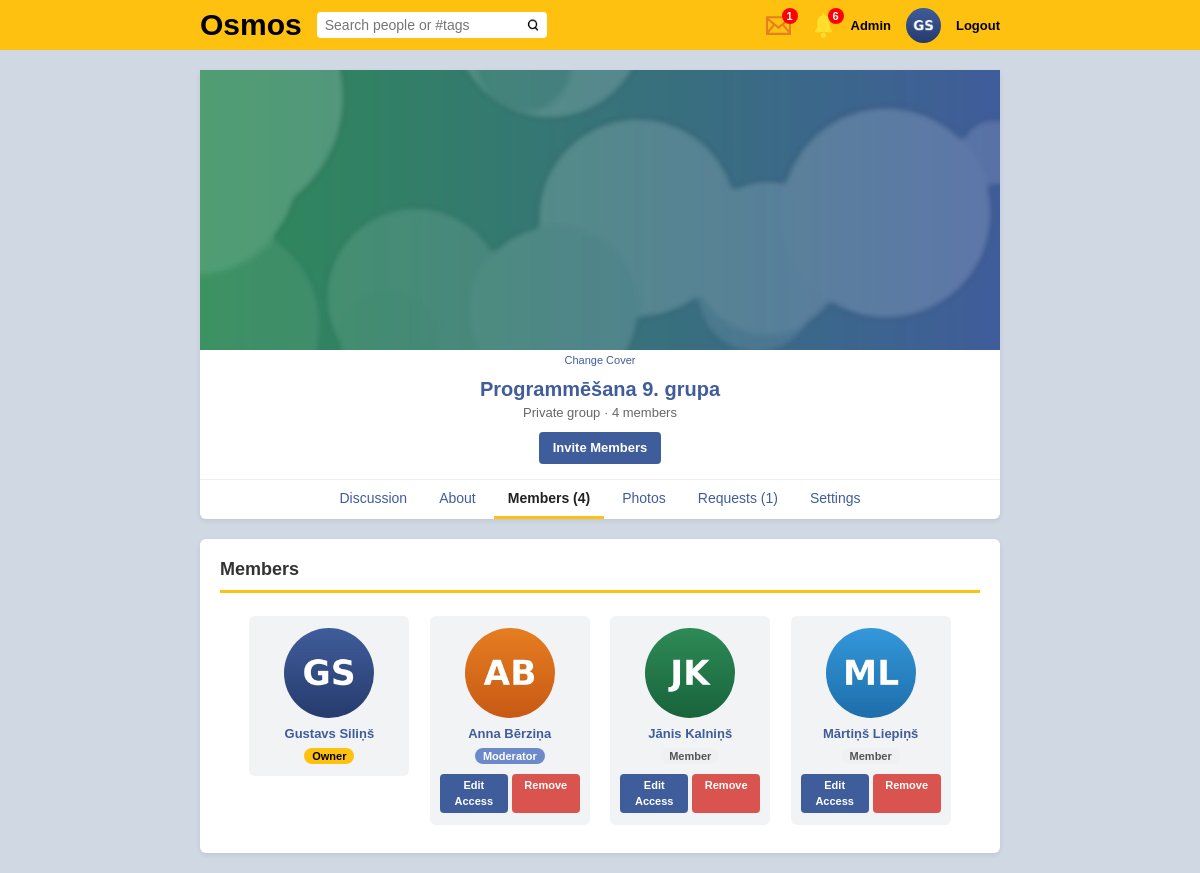
The page /group/464532042534/members (signed in) on the database its author committed.
### tables this page shows
CREATE TABLE `users` (
  `id` int(11) NOT NULL AUTO_INCREMENT,
  `userid` bigint(19) NOT NULL,
  `owner` bigint(19) NOT NULL DEFAULT 0,
  `first_name` varchar(50) NOT NULL,
  `last_name` varchar(50) NOT NULL,
  `gender` varchar(6) DEFAULT NULL,
  `type` varchar(10) NOT NULL DEFAULT 'profile',
  `group_type` varchar(8) NOT NULL DEFAULT 'public',
  `privacy` varchar(10) NOT NULL DEFAULT 'public',
  `is_admin` tinyint(1) NOT NULL DEFAULT 0,
  `blocked` tinyint(1) NOT NULL DEFAULT 0,
  `password` varchar(100) NOT NULL,
  `date` timestamp NOT NULL DEFAULT current_timestamp(),
  `profile_image` varchar(1000) DEFAULT '',
  `cover_image` varchar(1000) NOT NULL DEFAULT '',
  `about` varchar(1024) DEFAULT NULL,
  `tag_name` varchar(100) NOT NULL,
  `online` int(11) NOT NULL DEFAULT 0,
  PRIMARY KEY (`id`),
  UNIQUE KEY `userid` (`userid`),
  UNIQUE KEY `tag_name_unique` (`tag_name`),
  KEY `first_name` (`first_name`),
  KEY `last_name` (`last_name`),
  KEY `gender` (`gender`),
  KEY `date` (`date`),
  KEY `tag_name` (`tag_name`),
  KEY `type` (`type`),
  KEY `owner` (`owner`)
);

CREATE TABLE `group_members` (
  `id` bigint(20) NOT NULL AUTO_INCREMENT,
  `userid` bigint(20) NOT NULL,
  `groupid` bigint(20) NOT NULL,
  `role` varchar(10) NOT NULL,
  `disabled` tinyint(1) NOT NULL DEFAULT 0,
  PRIMARY KEY (`id`),
  UNIQUE KEY `group_user` (`groupid`,`userid`),
  KEY `userid` (`userid`),
  KEY `groupid` (`groupid`),
  KEY `role` (`role`),
  KEY `disabled` (`disabled`)
);

### user_group_member.inc.php (the view, shortened to what the rows shown need)
<?php
$member_role = $member_row['role'] ?? "member";
$member_is_owner = ($FRIEND_ROW['userid'] == $group_data['owner']);
?>
<div class="member-card">
    <a href="<?php echo ROOT; ?>profile/<?php echo $FRIEND_ROW['userid']; ?>" style="text-decoration: none;">
        <img src="<?php echo ROOT . avatar_url($FRIEND_ROW); ?>">
        <span class="member-card-name"><?php echo htmlspecialchars($FRIEND_ROW['first_name'] . " " . $FRIEND_ROW['last_name']); ?></span>
    </a>
    <div>
        <span class="badge badge-<?php echo htmlspecialchars($member_role); ?>"><?php echo htmlspecialchars(ucfirst($member_role)); ?></span>
    </div>
    <?php if ($is_admin && !$member_is_owner && $FRIEND_ROW['userid'] != $me): ?>
        <div class="member-card-buttons">
            <a class="btn btn-blue btn-small" href="<?php echo ROOT; ?>group/<?php echo $group_data['userid']; ?>/members?edit_access=<?php echo $FRIEND_ROW['userid']; ?>">Edit Access</a>
            <a class="btn btn-danger btn-small" href="<?php echo ROOT; ?>group/<?php echo $group_data['userid']; ?>/members?remove=<?php echo $FRIEND_ROW['userid']; ?>">Remove</a>
        </div>
    <?php endif; ?>
</div>

### group.php (shortened to what the rows shown need)
<?php
include_once("classes/autoload.php");
$login = new Login();
$user_data = $login->check_login($_SESSION['osmos_userid'] ?? 0);
$me = is_array($user_data) ? $user_data['userid'] : 0;
$group_class = new Group();
$group_data = $group_class->get_group($URL[1]);
$section = "default";
if (isset($URL[2]) && !is_numeric($URL[2])) {
    $section = $URL[2];
}
$is_member = false;
$is_moderator = false;
$is_admin = false;
$has_request = false;
if (is_array($group_data)) {
    $gid = $group_data['userid'];
    $is_member = group_access($me, $group_data, 'member');
    $is_moderator = group_access($me, $group_data, 'moderator');
    $is_admin = group_access($me, $group_data, 'admin');
    $has_request = $me && !$is_member && group_access($me, $group_data, 'request');
}
$denied_reason = "";
$member_count = 0;
$image_class = new Image();
if (is_array($group_data)) {
    $member_count = $group_class->count_members($gid);
}
$is_private = is_array($group_data) && ($group_data['group_type'] ?? "public") == "private";
?>
<!DOCTYPE html>
<html>
    <head>
    </head>
    <body>
        <?php include("header.php") ?>
        <div class="page">
            <?php if (is_array($group_data)): ?>
            <div class="profile-header">
                <?php
                $cover = "images/cover_image.JPG";
                if (is_image_file($group_data['cover_image'] ?? "")) {
                    $cover = $image_class->get_thumb_cover($group_data['cover_image']);
                }
                ?>
                <img class="cover-image" src="<?php echo ROOT . $cover; ?>">
                <?php if ($is_admin): ?>
                    <div class="cover-links">
                        <a href="<?php echo ROOT; ?>change_profile_image/cover/<?php echo $gid; ?>">Change Cover</a>
                    </div>
                <?php endif; ?>
                <div style="margin-top: 12px;">
                    <a class="profile-name" href="<?php echo ROOT; ?>group/<?php echo $gid; ?>"><?php echo htmlspecialchars($group_data['first_name']); ?></a>
                    <div class="group-meta">
                        <?php echo $is_private ? "Private group" : "Public group"; ?>
                        &middot; <?php echo $member_count . " member" . ($member_count == 1 ? "" : "s"); ?>
                    </div>
                    <div class="profile-actions">
                        <?php if (!$me): ?>
                            <a class="btn btn-primary" href="<?php echo ROOT; ?>login">Log in to join</a>
                        <?php elseif ($is_member): ?>
                            <a class="btn btn-blue" href="<?php echo ROOT; ?>group/<?php echo $gid; ?>/invite">Invite Members</a>
                        <?php elseif ($has_request): ?>
                            <span class="btn btn-muted">Request Sent</span>
                        <?php else: ?>
                            <a class="btn btn-primary" href="<?php echo csrf_url(ROOT . "join/" . $gid); ?>"><?php echo $is_private ? "Request to Join" : "Join Group"; ?></a>
                        <?php endif; ?>
                    </div>
                </div>
                <div class="tabs">
                    <?php
                    $tabs = [
                        "default" => "Discussion",
                        "about" => "About",
                        "members" => "Members (" . $member_count . ")",
                        "photos" => "Photos",
                    ];
                    if ($is_moderator) {
                        $requests = $group_class->get_requests($gid);
                        $tabs["requests"] = "Requests" . (is_array($requests) ? " (" . count($requests) . ")" : "");
                    }
                    if ($is_admin) {
                        $tabs["settings"] = "Settings";
                    }
                    foreach ($tabs as $tab_key => $tab_label) {
                        $tab_url = ROOT . "group/" . $gid . ($tab_key == "default" ? "" : "/" . $tab_key);
                        $active = ($section == $tab_key) ? " active" : "";
                        echo '<a class="menu-button' . $active . '" href="' . $tab_url . '">' . $tab_label . '</a>';
                    }
                    ?>
                </div>
            </div>
            <?php
            if ($denied_reason != "") include("group_content_denied.php");
            elseif ($section == "default") include("group_content_default.php");
            elseif ($section == "about") include("group_content_about.php");
            elseif ($section == "photos") include("group_content_photos.php");
            elseif ($section == "members") include("group_content_members.php");
            elseif ($section == "requests") include("group_content_requests.php");
            elseif ($section == "invite") include("group_content_invite.php");
            elseif ($section == "invited") include("group_content_invited.php");
            elseif ($section == "settings") include("group_content_settings.php");
            ?>
            <?php endif; ?>
        </div>
    </body>
</html>

### header.php (shortened to what the rows shown need)
<?php
$header_user = false;
if (isset($_SESSION['osmos_userid'])) {
    $header_user_class = new User();
    $header_user = $header_user_class->get_user($_SESSION['osmos_userid']);
}
$corner_image = avatar_url($header_user);
$notif_count = check_notifications();
$msg_notif_count = check_messages();
?>
<div id="orange_bar">
    <div style="width: 800px; margin: auto; display: flex; justify-content: space-between; align-items: center; height: 100%;">
        <div style="display: flex; align-items: center; gap: 15px;">
            <?php if (is_array($header_user)): ?>
                <a href="<?php echo ROOT; ?>messages" style="text-decoration: none;" title="Messages">
                    <span style="display: inline-block; position: relative;">
                        <?php if ($msg_notif_count > 0): ?>
                            <div class="header-badge" style="right: -2px;">
                                <?php echo ($msg_notif_count > 99) ? '99+' : $msg_notif_count; ?>
                            </div>
                        <?php endif; ?>
                    </span>
                </a>
                <a href="<?php echo ROOT; ?>notifications" style="text-decoration: none;" title="Notifications">
                    <span style="display: inline-block; position: relative;">
                        <img src="<?php echo ROOT; ?>notif.svg" style="width: 25px; vertical-align: middle;">
                        <?php if ($notif_count > 0): ?>
                            <div class="header-badge" style="right: -8px;">
                                <?php echo ($notif_count > 99) ? '99+' : $notif_count; ?>
                            </div>
                        <?php endif; ?>
                    </span>
                </a>
                <?php if (!empty($header_user['is_admin'])): ?>
                    <a href="<?php echo ROOT; ?>admin" style="font-size: 13px; color: black; text-decoration: none; font-weight: bold;">Admin</a>
                <?php endif; ?>
                <a href="<?php echo ROOT; ?>profile/<?php echo $header_user['userid']; ?>" title="My profile">
                    <img src="<?php echo ROOT . $corner_image; ?>" style="width: 35px; height: 35px; border-radius: 50%; object-fit: cover; vertical-align: middle;">
                </a>
                <a href="<?php echo ROOT; ?>logout" style="font-size: 13px; color: black; text-decoration: none; font-weight: bold;">Logout</a>
            <?php else: ?>
                <a href="<?php echo ROOT; ?>login" style="color: black; text-decoration: none; font-size: 13px; background: white; padding: 5px 12px; border-radius: 4px; font-weight: bold;">Login</a>
            <?php endif; ?>
        </div>
    </div>
</div>

### group_content_members.php (shortened to what the rows shown need)
<div class="card" style="margin-top: 20px; text-align: center;">
    <h3 class="card-title text-left">Members</h3>
    <?php
    $user_class = new User();
    $remove_id = (isset($_GET['remove']) && is_numeric($_GET['remove'])) ? $_GET['remove'] : 0;
    $edit_id = (isset($_GET['edit_access']) && is_numeric($_GET['edit_access'])) ? $_GET['edit_access'] : 0;
    if ($is_admin && $remove_id && $group_class->get_member_role($gid, $remove_id) != ""):
        $FRIEND_ROW = $user_class->get_user($remove_id);
    ?>
        <div class="alert alert-error">
            <b>Are you sure you want to remove this user from the group?</b>
        </div>
        <?php include("user.php"); ?>
        <form method="post" style="margin-top: 20px;">
            <?php echo csrf_field(); ?>
            <input type="hidden" name="action" value="remove_member">
            <input type="hidden" name="user_id" value="<?php echo htmlspecialchars($remove_id); ?>">
            <input type="submit" class="btn btn-danger" value="Remove">
            <a class="btn btn-light" href="<?php echo ROOT; ?>group/<?php echo $gid; ?>/members" style="margin-left: 10px;">Cancel</a>
        </form>
    <?php
    else:
        $members = $group_class->get_members($gid);
        if (is_array($members)) {
            foreach ($members as $member_row) {
                $FRIEND_ROW = $user_class->get_user($member_row['userid']);
                if ($FRIEND_ROW) {
                    include("user_group_member.inc.php");
                }
            }
        } else {
            echo "<div class='empty-state'>This group has no members!</div>";
        }
    endif;
    ?>
</div>

### rows shown on the page
users: profile_image (picture), first_name+last_name "Gustavs Siliņš"
users: cover_image (picture), first_name "Programmēšana 9. grupa"
group_members: users.profile_image (picture), users.first_name+last_name "Anna Bērziņa", role "Moderator"
group_members: users.profile_image (picture), users.first_name+last_name "Jānis Kalniņš", role "Member"
group_members: users.profile_image (picture), users.first_name+last_name "Mārtiņš Liepiņš", role "Member"

### other values the page prints
$msg_notif_count "1"
$notif_count "6"
$member_count "4"
$tab_label "Discussion"
$tab_label "About"
$tab_label "Members (4)"
$tab_label "Photos"
$tab_label "Requests (1)"
$tab_label "Settings"
